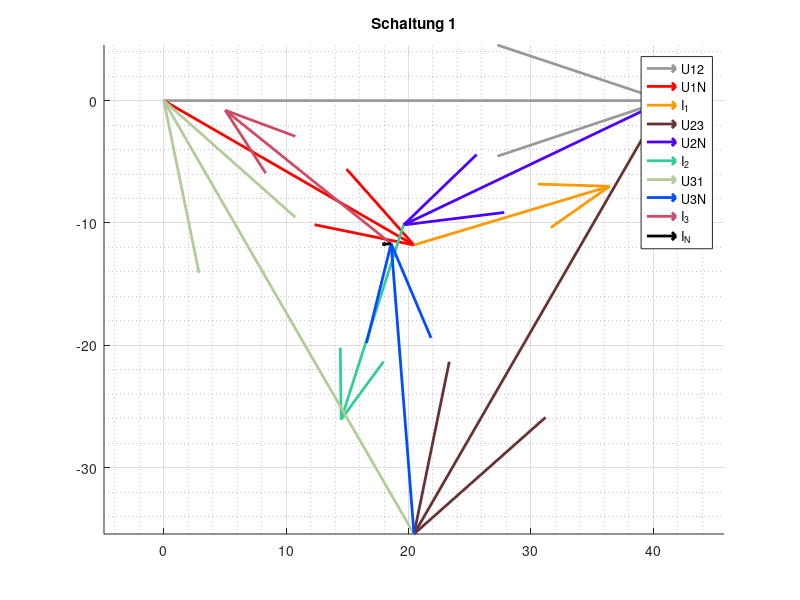

Reproduce this figure in MATLAB.
% Eine graphische Darstellung f?r die ?bungsabgabe
% f?r ES2 an der Beuth Hochschule 

% Constants
R1 = 75;        R2 = 100;       R3 = 150;       % Ohm
C = 30e-6;                                      %(Micro)Farrad
f = 50;                                         % Hz
w = 2*pi*f;                                     %

%====================
% GEMESSEN WAREN:
%UY = 40;                                        % Quellspannung in V
UY = 40.9;                                     %

U12 = UY * exp(j*0*pi/180);                     % Leiterspannungen
U23 = UY * exp(j*-120*pi/180);                  %
U31 = UY * exp(j*120*pi/180);                   %

%U1N = U12/(sqrt(3)*exp(j*(30*pi/180)));         % berechnet :)
%U2N = U23/(sqrt(3)*exp(j*(30*pi/180)));         %
%U3N = U31/(sqrt(3)*exp(j*(30*pi/180)));         %

U1N = 23.6*exp(j*(-30*pi/180));               % gemessen
U2N = 23.6*exp(j*(-154.5*pi/180));               %
U3N = 23.8*exp(j*(94.5*pi/180));

% SCHALTUNG 3

%Z_S2 = R2;          % komplexer Widerstand Schaltung 1

Z1N = R2 + (1/(j*w*C));                     % Widerstand Strang 1, 2, 3
Z2N = R2 + 1/(j*w*C);
Z3N = R2 + 1/(j*w*C); 

%I_1 = U1N/Z1N,  I_2 = U2N/Z2N,  I_3 = U3N/Z3N   % Strangstr?me


I_1 = 167e-3*exp(j*(angle(U1N/Z1N))) ;
I_1b = abs (I_1)
I_2 = 167e-3*exp(j*(angle(U2N/Z2N))) ;
I_2b = abs (I_2)
I_3 = 174e-3*exp(j*(angle(U3N/Z3N))) ;
I_3b = abs (I_3)
Phi_I_N = (angle(I_1 + I_2 + I_3));              %Phasenwinkel Nullleiter   

%I_N = I_1 + I_2 + I_3;                          % Strom Nulleiter
I_N = 7e-3*exp(j*Phi_I_N); 
I_Nb = abs (I_N)

% quiver U12, U23, U31
figure('Name', 'Schaltung 1'), title ('Schaltung 1')
grid on, grid minor, axis equal
hold on
%--------------------------------------->
% 1st Leiter
refStart=0; arrow1 = U12;
quiver(real(refStart),imag(refStart),real(arrow1),imag(arrow1), 'Color', [0.6 0.6 0.6] ,'DisplayName','U12', 'LineWidth', 2);

%Strangspannung U1N
Strang1 = U1N;
quiver(real(refStart),imag(refStart),real(Strang1),imag(Strang1), 'Color', [1 0 0] ,'DisplayName','U1N', 'LineWidth', 2);

%Strangstrom I_1
Strom1 = I_1*100;
quiver(real(refStart+Strang1),imag(refStart+Strang1),real(Strom1),imag(Strom1), 'Color', [1 0.6 0] ,'DisplayName','I_1', 'LineWidth', 2);

%--------------------------------------->
% 2nd Leiter
refStart=refStart+arrow1; arrow2 = U23;
quiver(real(refStart),imag(refStart),real(arrow2),imag(arrow2),'Color', [0.4 0.2 0.2] ,'DisplayName','U23', 'LineWidth', 2);

%Strangspannung U2N
Strang2 = U2N;
quiver(real(refStart),imag(refStart),real(Strang2),imag(Strang2), 'Color', [0.3 0 1] ,'DisplayName','U2N', 'LineWidth', 2);

%Strangstrom I_2
Strom2 = I_2*100;
quiver(real(refStart+Strang2),imag(refStart+Strang2),real(Strom2),imag(Strom2),'Color', [0.2 0.8 0.6] ,'DisplayName','I_2', 'LineWidth', 2);

%--------------------------------------->
% 3rd Leiter
refStart=refStart+arrow2; 
arrow3 = U31;
quiver(real(refStart),imag(refStart),real(arrow3),imag(arrow3),'Color', [0.7 0.8 0.6] ,'DisplayName','U31', 'LineWidth', 2);

%Strangspannung U3N
Strang3 = U3N;
quiver(real(refStart),imag(refStart),real(Strang3),imag(Strang3), 'Color', [0 0.3 1] ,'DisplayName','U3N', 'LineWidth', 2);

%Strangstrom I_3
Strom3 = I_3*100;
quiver(real(refStart+Strang3),imag(refStart+Strang3),real(Strom3),imag(Strom3), 'Color', [0.8 0.3 0.4] ,'DisplayName','I_3', 'LineWidth', 2);

%--------------------------------------->
% Nullleiter
Strom4 = I_N*100;
quiver(real(refStart+Strang3),imag(refStart+Strang3),real(Strom4),imag(Strom4), 'k' ,'DisplayName','I_N', 'LineWidth', 2);

% switch off the Quivergroup Property AutoScale for all arrows
hAutoScale=findobj('-property','AutoScale');
set(hAutoScale,'AutoScale','off')

legend show

hold off

%-----------------------------------------------------------------------------------------------------
